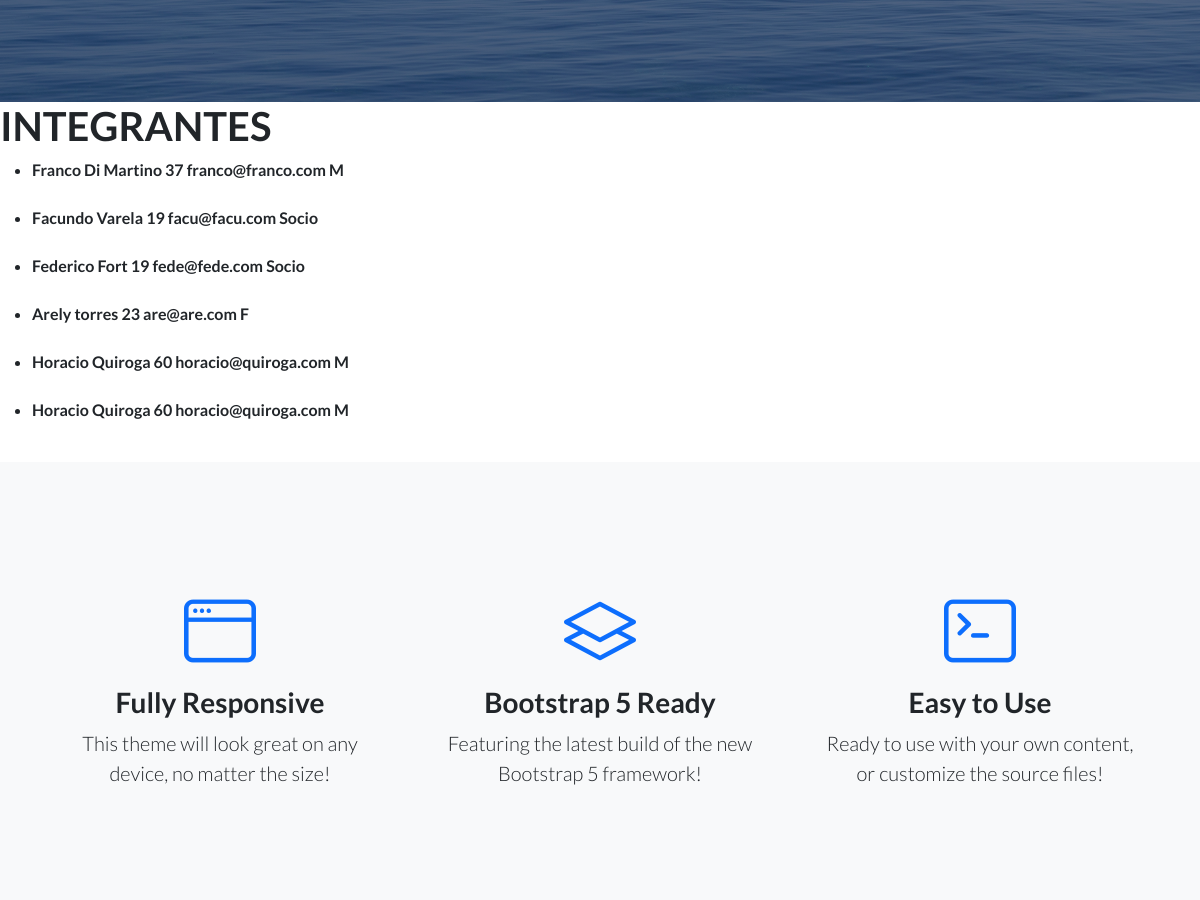
/AppTenis/int/list/ (signed in, middle part), run on an earlier commit of the app's database.
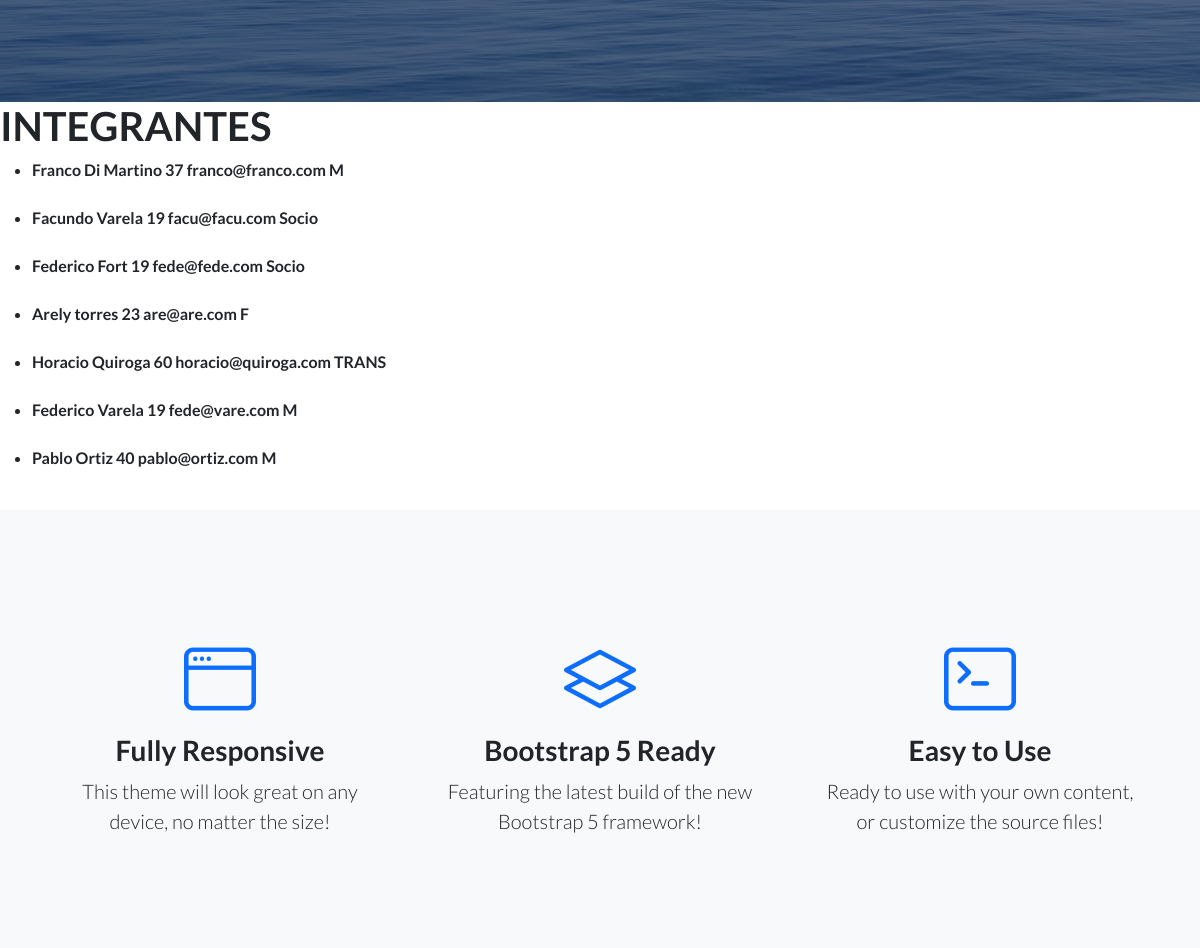
And on a later commit of the database.
### AppTenis/models.py (models this page shows)
class IntegrantesClub(models.Model):
    nombre=models.CharField(max_length=50)
    apellido=models.CharField(max_length=50)
    edad=models.IntegerField()
    email=models.EmailField()
    genero=models.CharField(max_length=5)
    def __str__(self):
        return self.nombre+" "+self.apellido+" "+str(self.edad)+" "+str(self.email)+" "+self.genero

### AppTenis/views.py (the view)
# urls.py: path('int/list/', IntegrantesList.as_view(), name = 'integrantes_listar'),
class IntegrantesList(LoginRequiredMixin, ListView):
    model = IntegrantesClub
    template_name = 'AppTenis/leerIntegrantesclub.html'

### AppTenis/templates/AppTenis/leerIntegrantesclub.html (shortened to what this page needs)
{% extends 'AppTenis/padre.html' %}
{% load static %}
{% block contenido_que_cambia %}
<h1>INTEGRANTES</h1>
<ul>
    {% for int in object_list %}
       <li><strong>{{ int }}</strong></li>
        <br>
    {% endfor %}
</ul>
{% endblock %}

What changed in the data, as far as the page shows it:
removed IntegrantesClub: nombre+apellido+edad "Horacio Quiroga 60 horacio@quiroga.com M"
changed IntegrantesClub: nombre+apellido+edad "Horacio Quiroga 60 horacio@quiroga.com M" → "Horacio Quiroga 60 horacio@quiroga.com TRANS"
added IntegrantesClub: nombre+apellido+edad "Federico Varela 19 fede@vare.com M"
added IntegrantesClub: nombre+apellido+edad "Pablo Ortiz 40 pablo@ortiz.com M"
